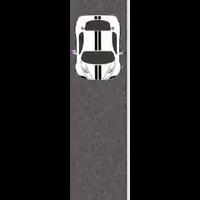
#> input picture frames/0.png, 200 x 200 px; its folder holds 4 pictures in this run
$ jupyter execute --allow-errors Feature_tracking_with_PCA_Video.ipynb
#> lines starting #> are read from the running program, lines starting #| are printed output that depends on the picture; after the words box and inside, x2 and y2 are one past the last pixel; in counts of white or black regions, pixels touching at a corner belong together
# Package import

[cell 1]
import cv2
import os
import numpy as np
import matplotlib.pyplot as plt
from sklearn.decomposition import PCA

# Input reference frame

[cell 2]
imgs_path  ='frames/'
fnames = os.listdir(imgs_path)
fnames

# Generate frame used to track

[cell 3]
reference_frame = cv2.imread(imgs_path + fnames[0])
#> reference_frame is the input picture: shape (200, 200, 3); mean B, G, R 33.4, 33.6, 34.8
h,w = reference_frame.shape[:2]
#> h = 200; w = 200
plt.imshow(reference_frame)
plt.show()

[cell 4]
reference_frame_with_kp = reference_frame.copy()
x1,y1,x2,y2 = 72,14,120,80
window_w, window_h = x2-x1,y2-y1
reference_keypoint = np.array([(x2+x1)/2,(y2+y1)/2]).astype(int)
print('reference_keypoint : ', reference_keypoint)
cv2.rectangle(reference_frame_with_kp, (75,15),(120,80), (255,0,255),2)
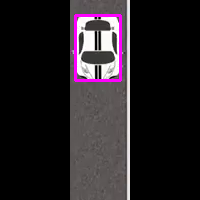
#> reference_frame_with_kp: shape (200, 200, 3); 1.64% of pixels changed, all inside (x1, y1, x2, y2) = (74, 14, 122, 82)
plt.imshow(reference_frame_with_kp)
plt.show()

[cell 5]
rois = [];poses = []
for x in range(w-window_w-1):
    for y in range(h-window_h-1):
        background = np.zeros((h,w,3)).astype('uint8')
        x1,x2,y1,y2 = x,x+window_w,y,y+window_h
        roi = reference_frame[y1:y2,x1:x2].flatten()
        pose = [np.floor(window_w/2).astype(int)+x,np.floor(window_h/2).astype(int)+y]
        rois.append(roi)
        poses.append(pose)
#> after the loop, poses = 20083 items; rois = 20083 items
rois = np.array(rois)
print(rois.shape)
#| (20083, 9504)
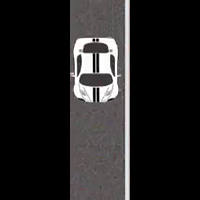
#> input picture frames/1.png, 200 x 200 px
#> further down, tracked_frame is the input picture: shape (200, 200, 3); mean B, G, R 34.5, 34.5, 35.6

# Feature extraction based on PCA (reference frame)

[cell 6]
pca = PCA(n_components=128)
#> (the rest of this cell did not finish here and is left out)

# Feature extraction based on PCA (reference frame)

[cell 7]
save_visu_path = 'result_visualization/'
if os.path.exists(save_visu_path) == False:
    os.mkdir(save_visu_path)

[cell 8]
rois = []
num_tracked_frame = len(fnames)-1
# num_tracked_frame = 1

#> (the rest of this cell did not finish here and is left out)

# Animation production

[cell 9]
import imageio

file = os.listdir(save_visu_path)
file.sort()
file.sort(key = lambda x: int(x[:-4]))

frames = []
for frame_index in range(len(file)):
    frames.append(cv2.cvtColor(cv2.imread(save_visu_path+file[frame_index]), cv2.COLOR_BGR2RGB))
with imageio.get_writer("demo.gif", mode="I",fps=5) as writer:
    for idx, frame in enumerate(frames):
        print("Adding frame to GIF file: ", idx + 1)
        writer.append_data(frame)
